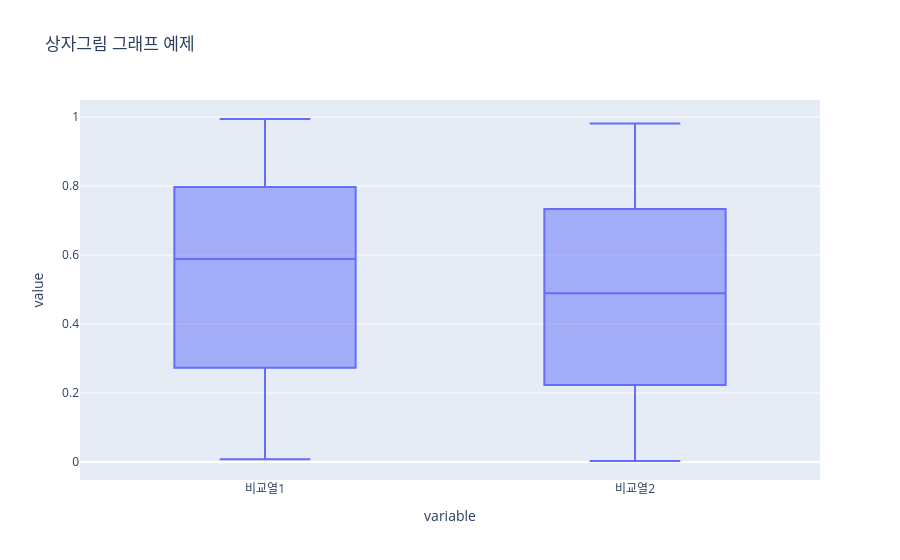

This figure's notebook cell:
### Code cell
#

import plotly.express as px
import pandas as pd
import numpy as np

df = pd.DataFrame({
    "비교열1" : np.random.rand(100),
    "비교열2" : np.random.rand(100)
})

fig = px.box(
    df,
    y = ["비교열1", "비교열2"], 
    title = "상자그림 그래프 예제"
)

fig.show()

### Figure 1 — Plotly figure (JSON) as saved in the notebook; plotly's stock layout.template omitted (floating-point values rounded to 4 significant figures; data arrays with more than 128 entries replaced by an {"elided": "..."} marker saying what was removed)
{"data": [{"alignmentgroup": "True", "hovertemplate": "variable=%{x}<br>value=%{y}<extra></extra>", "legendgroup": "", "marker": {"color": "#636efa"}, "name": "", "notched": false, "offsetgroup": "", "orientation": "v", "showlegend": false, "type": "box", "x": {"elided": "200 str values"}, "x0": " ", "xaxis": "x", "y": {"elided": "200 float values"}, "y0": " ", "yaxis": "y"}], "layout": {"boxmode": "group", "legend": {"tracegroupgap": 0}, "title": {"text": "상자그림 그래프 예제"}, "xaxis": {"anchor": "y", "domain": [0, 1], "title": {"text": "variable"}}, "yaxis": {"anchor": "x", "domain": [0, 1], "title": {"text": "value"}}}}
